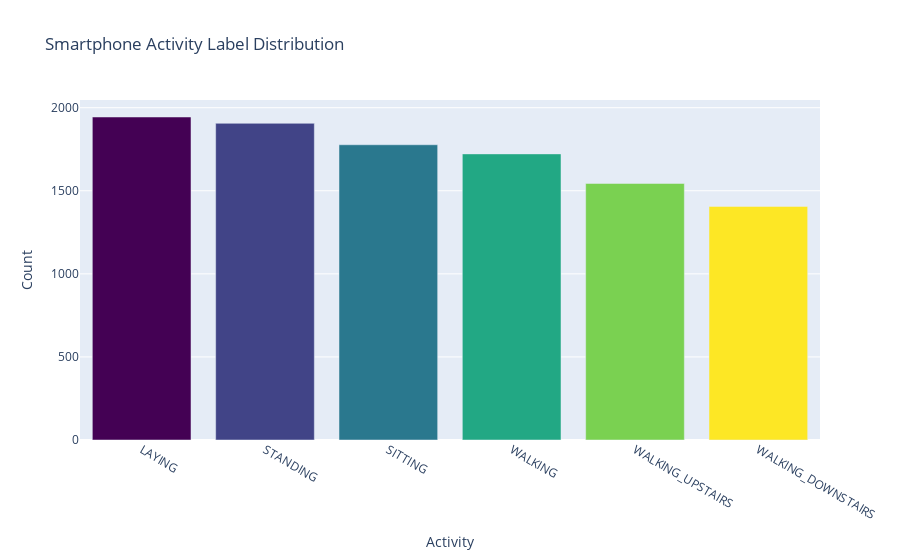

The notebook cell saved with this chart:
### Markdown cell above
**Distribution of Labels**

### Code cell
# Plotting data
label_counts = label.value_counts()

# Get colors
n = label_counts.shape[0]
colormap = get_cmap('viridis')
colors = [rgb2hex(colormap(col)) for col in np.arange(0, 1.01, 1/(n-1))]

# Create plot
data = go.Bar(x = label_counts.index,
              y = label_counts,
              marker = dict(color = colors))

layout = go.Layout(title = 'Smartphone Activity Label Distribution',
                   xaxis = dict(title = 'Activity'),
                   yaxis = dict(title = 'Count'))

fig = go.Figure(data=[data], layout=layout)
iplot(fig)

### Figure 1 — Plotly figure (JSON) as saved in the notebook; plotly's stock layout.template omitted (floating-point values rounded to 4 significant figures)
{"data": [{"marker": {"color": ["#440154", "#414487", "#2a788e", "#22a884", "#7ad151", "#fde725"]}, "type": "bar", "x": ["LAYING", "STANDING", "SITTING", "WALKING", "WALKING_UPSTAIRS", "WALKING_DOWNSTAIRS"], "y": [1944, 1906, 1777, 1722, 1544, 1406]}], "layout": {"title": {"text": "Smartphone Activity Label Distribution"}, "xaxis": {"title": {"text": "Activity"}}, "yaxis": {"title": {"text": "Count"}}}}
